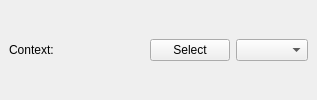
       <widget class="QWidget" name="w_context" native="true">
        <layout class="QHBoxLayout" name="horizontalLayout_10">
         <property name="leftMargin">
          <number>9</number>
         </property>
         <property name="topMargin">
          <number>0</number>
         </property>
         <property name="rightMargin">
          <number>9</number>
         </property>
         <property name="bottomMargin">
          <number>0</number>
         </property>
         <item>
          <widget class="QLabel" name="label_4">
           <property name="text">
            <string>Context:</string>
           </property>
          </widget>
         </item>
         <item>
          <spacer name="horizontalSpacer_5">
           <property name="orientation">
            <enum>Qt::Orientation::Horizontal</enum>
           </property>
           <property name="sizeHint" stdset="0">
            <size>
             <width>37</width>
             <height>20</height>
            </size>
           </property>
          </spacer>
         </item>
         <item>
          <widget class="QLabel" name="l_context">
           <property name="text">
            <string/>
           </property>
          </widget>
         </item>
         <item>
          <spacer name="horizontalSpacer">
           <property name="orientation">
            <enum>Qt::Orientation::Horizontal</enum>
           </property>
           <property name="sizeHint" stdset="0">
            <size>
             <width>40</width>
             <height>20</height>
            </size>
           </property>
          </spacer>
         </item>
         <item>
          <widget class="QPushButton" name="b_context">
           <property name="text">
            <string>Select</string>
           </property>
          </widget>
         </item>
         <item>
          <widget class="QComboBox" name="cb_context"/>
         </item>
        </layout>
       </widget>
